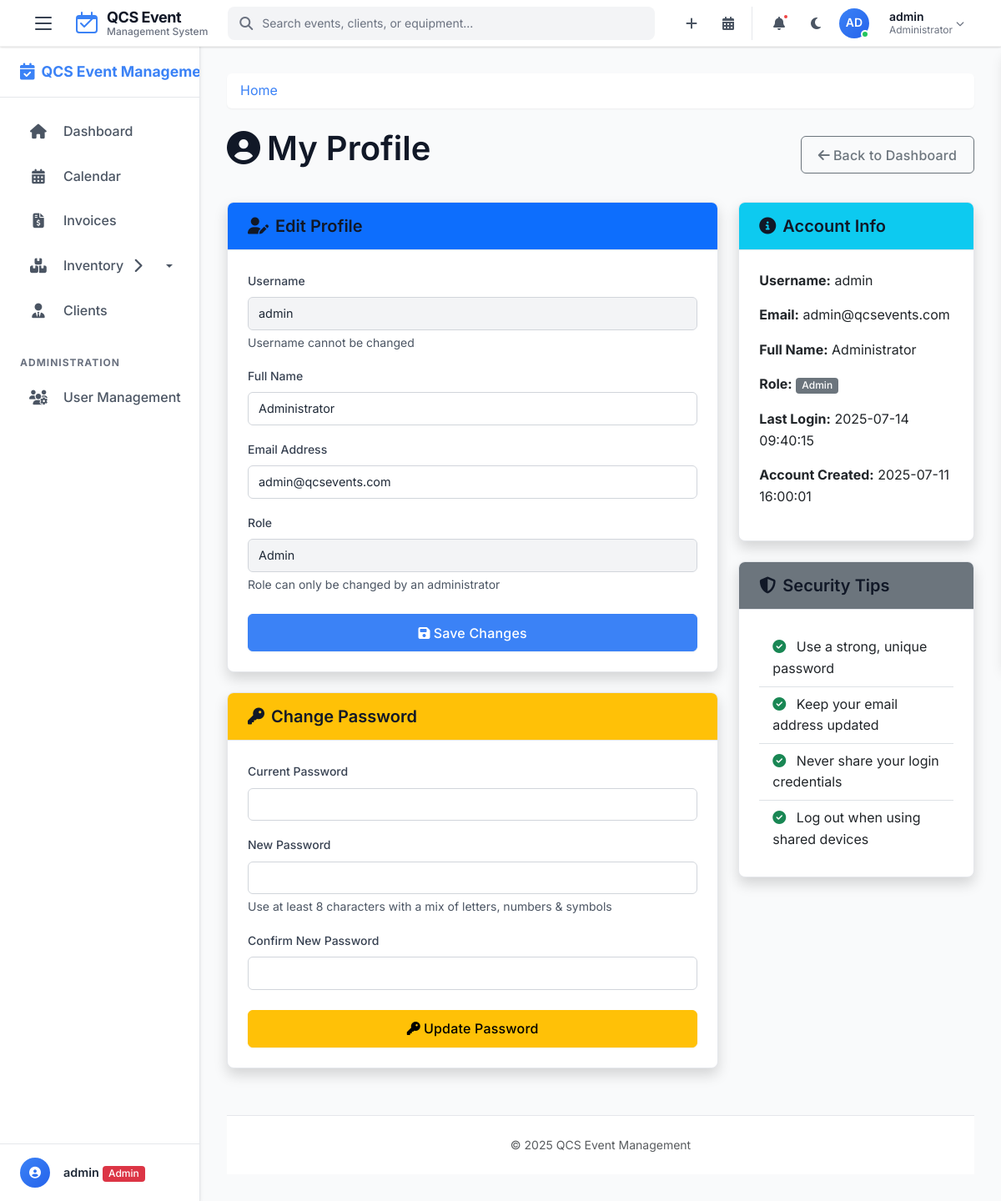
The page /profile (signed in) on the database as committed earlier.
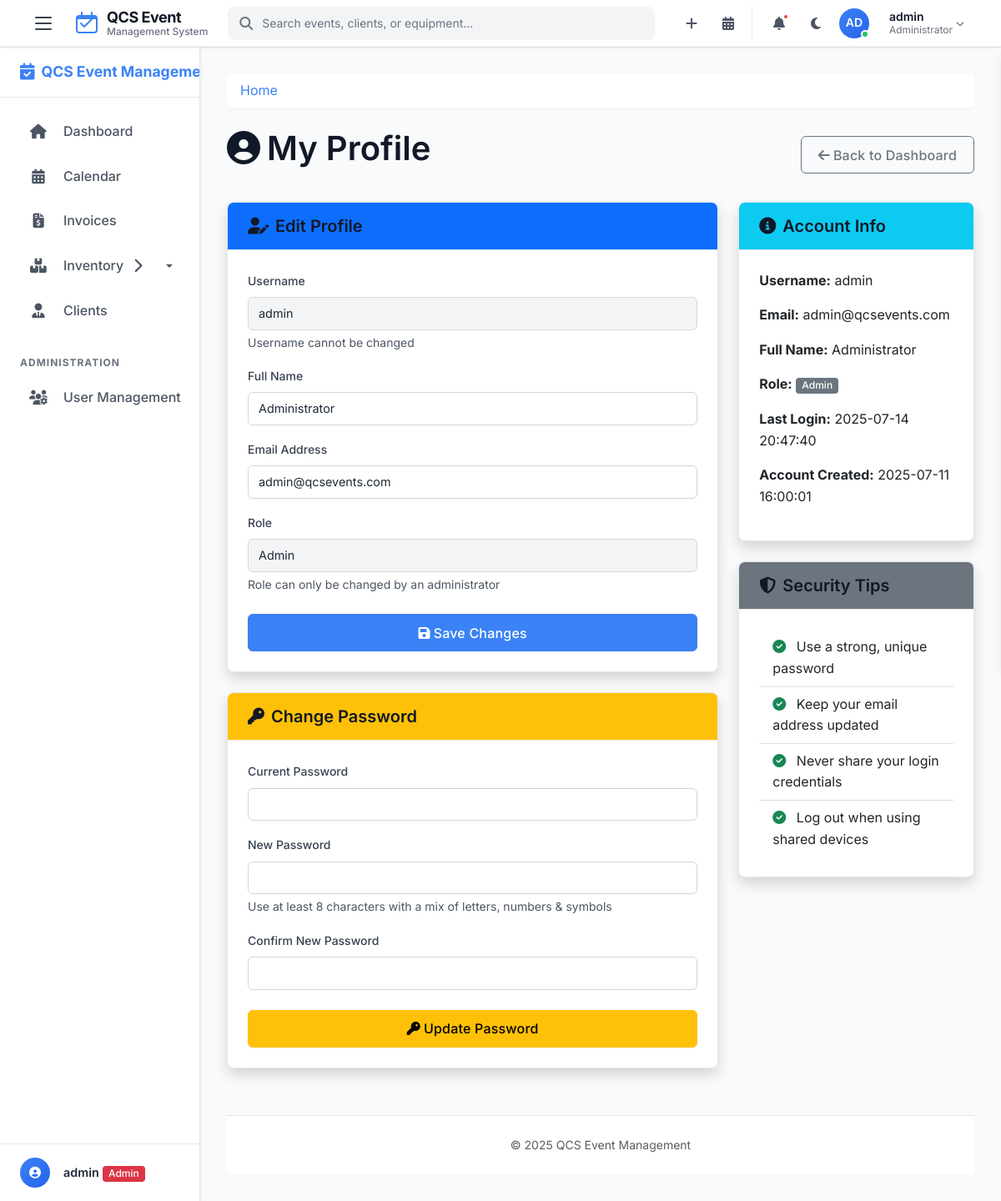
The same page on the database as committed later.
### tables this page shows
CREATE TABLE users (
    id INTEGER PRIMARY KEY AUTOINCREMENT,
    username TEXT NOT NULL UNIQUE,
    password_hash TEXT NOT NULL,
    email TEXT NOT NULL UNIQUE,
    full_name TEXT NOT NULL,
    role TEXT NOT NULL CHECK(role IN ('admin', 'staff', 'viewer')),
    created_at TEXT NOT NULL DEFAULT (datetime('now')),
    last_login TEXT
);

### app.py (the view, shortened to what this page needs)
@app.route('/profile', methods=['GET', 'POST'])
@login_required
def profile():
    user = get_current_user()
    return render_template('profile.html', user=user)

### app.py (called while the page is built)
@app.after_request
def add_security_headers(response):
    response.headers['X-Content-Type-Options'] = 'nosniff'
    response.headers['X-Frame-Options'] = 'DENY'
    response.headers['X-XSS-Protection'] = '1; mode=block'
    response.headers['Strict-Transport-Security'] = 'max-age=31536000; includeSubDomains'
    return response

### helpers.py (called while the page is built)
def get_db():
    if 'db' not in g:
        g.db = sqlite3.connect(
            current_app.config['DATABASE'],
            detect_types=sqlite3.PARSE_DECLTYPES
        )
        g.db.row_factory = sqlite3.Row
    return g.db

def login_required(f):
    @wraps(f)
    def decorated_function(*args, **kwargs):
        if 'user_id' not in session:
            if request.path.startswith('/api/') or request.is_json or request.headers.get('X-Requested-With') == 'XMLHttpRequest':
                return jsonify({'error': 'Authentication required'}), 401
            else:
                flash('Please log in first', 'warning')
                return redirect(url_for('login'))
        return f(*args, **kwargs)
    return decorated_function

### templates/profile.html (shortened to what the changed rows need)
{% extends 'layout.html' %}
{% block content %}
<div class="d-flex justify-content-between align-items-center mb-4">
    <h1><i class="fas fa-user-circle me-2"></i>My Profile</h1>
</div>
<div class="row">
    <div class="col-md-8">
        <div class="card shadow mb-4">
            <div class="card-body">
                <form method="post">
                    <div class="mb-3">
                        <label for="username" class="form-label">Username</label>
                        <input type="text" class="form-control" id="username" value="{{ user.username }}" readonly>
                        <div class="form-text">Username cannot be changed</div>
                    </div>
                    <div class="mb-3">
                        <label for="full_name" class="form-label">Full Name</label>
                        <input type="text" class="form-control" id="full_name" name="full_name" value="{{ user.full_name }}" required>
                    </div>
                    <div class="mb-3">
                        <label for="email" class="form-label">Email Address</label>
                        <input type="email" class="form-control" id="email" name="email" value="{{ user.email }}" required>
                    </div>
                    <div class="mb-4">
                        <label for="role" class="form-label">Role</label>
                        <input type="text" class="form-control" id="role" value="{{ user.role|capitalize }}" readonly>
                        <div class="form-text">Role can only be changed by an administrator</div>
                    </div>
                </form>
            </div>
        </div>
    </div>
    <div class="col-md-4">
        <div class="card shadow mb-4">
            <div class="card-body">
                <p><strong>Username:</strong> {{ user.username }}</p>
                <p><strong>Email:</strong> {{ user.email }}</p>
                <p><strong>Full Name:</strong> {{ user.full_name }}</p>
                <p><strong>Role:</strong> <span class="badge bg-secondary">{{ user.role|capitalize }}</span></p>
                <p><strong>Last Login:</strong> {% if user.last_login %}{{ user.last_login }}{% else %}Never{% endif %}</p>
                <p><strong>Account Created:</strong> {{ user.created_at }}</p>
            </div>
        </div>
    </div>
</div>
{% endblock %}

Rows that differ between the two databases and show on the page:
changed users "admin": last_login "2025-07-14 09:40:15" → "2025-07-14 20:47:40"
